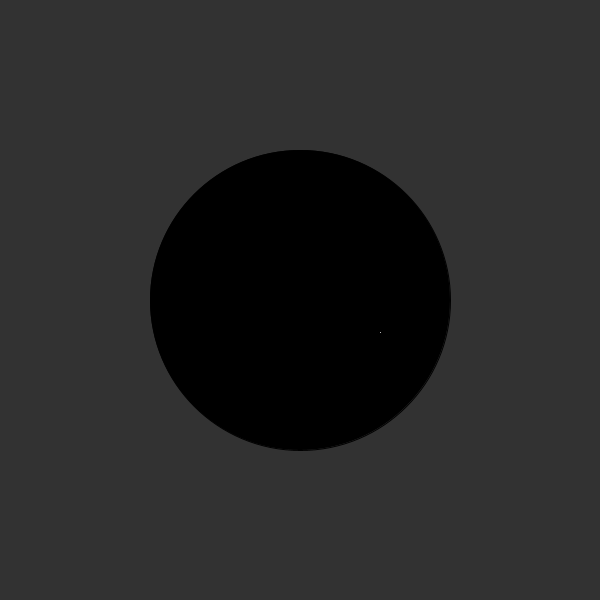
Frame 1 (no input)
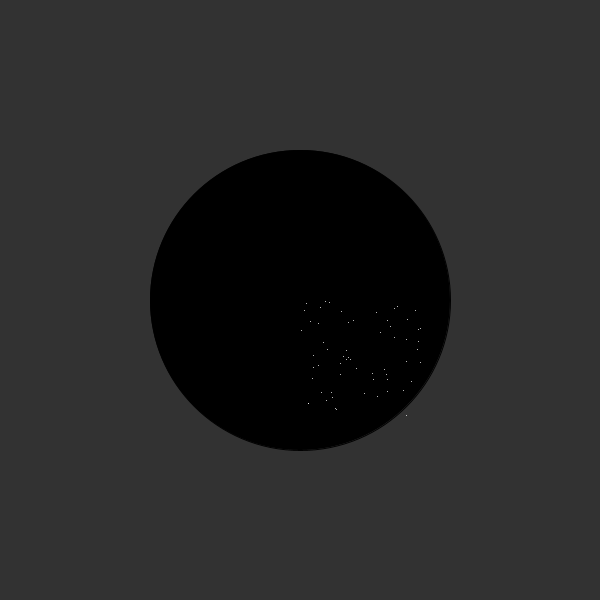
Frame 60 (the mouse pressed at the canvas centre just before this capture)
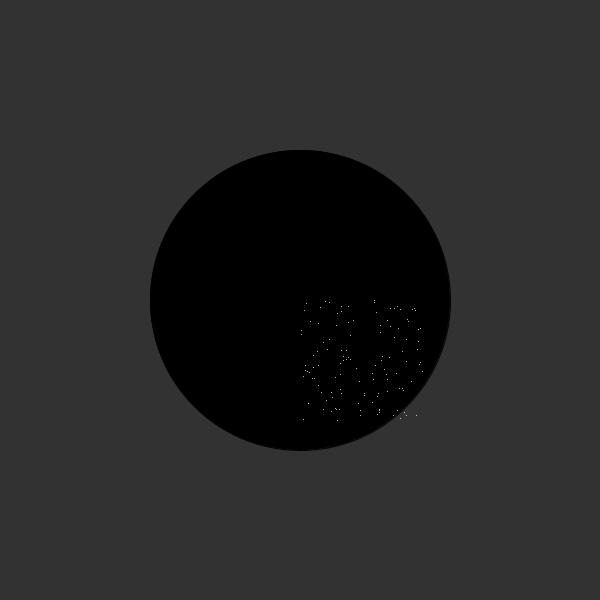
Frame 120 (the mouse held since frame 60 and released just before this capture)

The Processing sketch that drew these frames (run headless with seeded random() and noise(); from frame 60 on, the mouse is pressed at the canvas centre):

// Processing sketch: sketch_6
// ── sketch_6.pde
/*
currently this sketch draws white points all over the canvas.

change the values being given to x and y and add a conditional so that
the white points are only drawn inside the black circle.
you will have to use the dist() function.
*/

void setup() {
  size(600, 600);
  background(50);
  fill(0);
  ellipse(width/2, height/2, 300, 300);
}

void draw() {
  float distance = (dist(0, 0, width/2, height/2));
  float x = random(width/2, distance);
  float y = random(height/2, distance);
  stroke(255);
  point(x, y);
  
}
